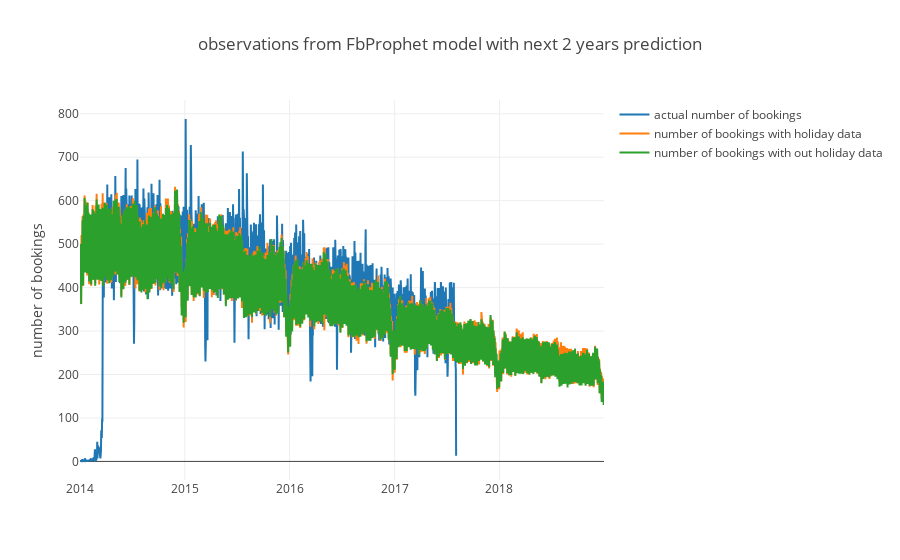

Write notebook code for a chart like this one.
### Code cell
trace0 = go.Scatter(
    x = compared_viz_df.ds,
    y = per_day_2017.BOOKING_HAL_ID,
    mode = 'lines',
    name = 'actual number of bookings'
)
trace1 = go.Scatter(
    x = compared_viz_df.ds,
    y = compared_viz_df.yhat,
    mode = 'lines',
    name = 'number of bookings with holiday data'
)
trace2 = go.Scatter(
    x = compared_viz_df.ds,
    y = compared_viz_df.yhat_no_holiday,
    mode = 'lines',
    name = 'number of bookings with out holiday data'
)
layout = go.Layout(title="observations from FbProphet model with next 2 years prediction",
                yaxis=dict(title='number of bookings')
                )
fig = go.Figure(data=[trace0, trace1, trace2], layout=layout)
py.iplot(fig, filename="Observations from FbProphet")

### Figure 1 — Plotly figure (JSON) as saved in the notebook; plotly's stock layout.template omitted (floating-point values rounded to 4 significant figures; data arrays with more than 128 entries replaced by an {"elided": "..."} marker saying what was removed)
{"data": [{"mode": "lines", "name": "actual number of bookings", "type": "scatter", "x": {"elided": "1826 str values"}, "y": {"elided": "1311 int values"}}, {"mode": "lines", "name": "number of bookings with holiday data", "type": "scatter", "x": {"elided": "1826 str values"}, "y": {"elided": "1826 int values"}}, {"mode": "lines", "name": "number of bookings with out holiday data", "type": "scatter", "x": {"elided": "1826 str values"}, "y": {"elided": "1826 int values"}}], "layout": {"title": "observations from FbProphet model with next 2 years prediction", "yaxis": {"title": "number of bookings"}}}
